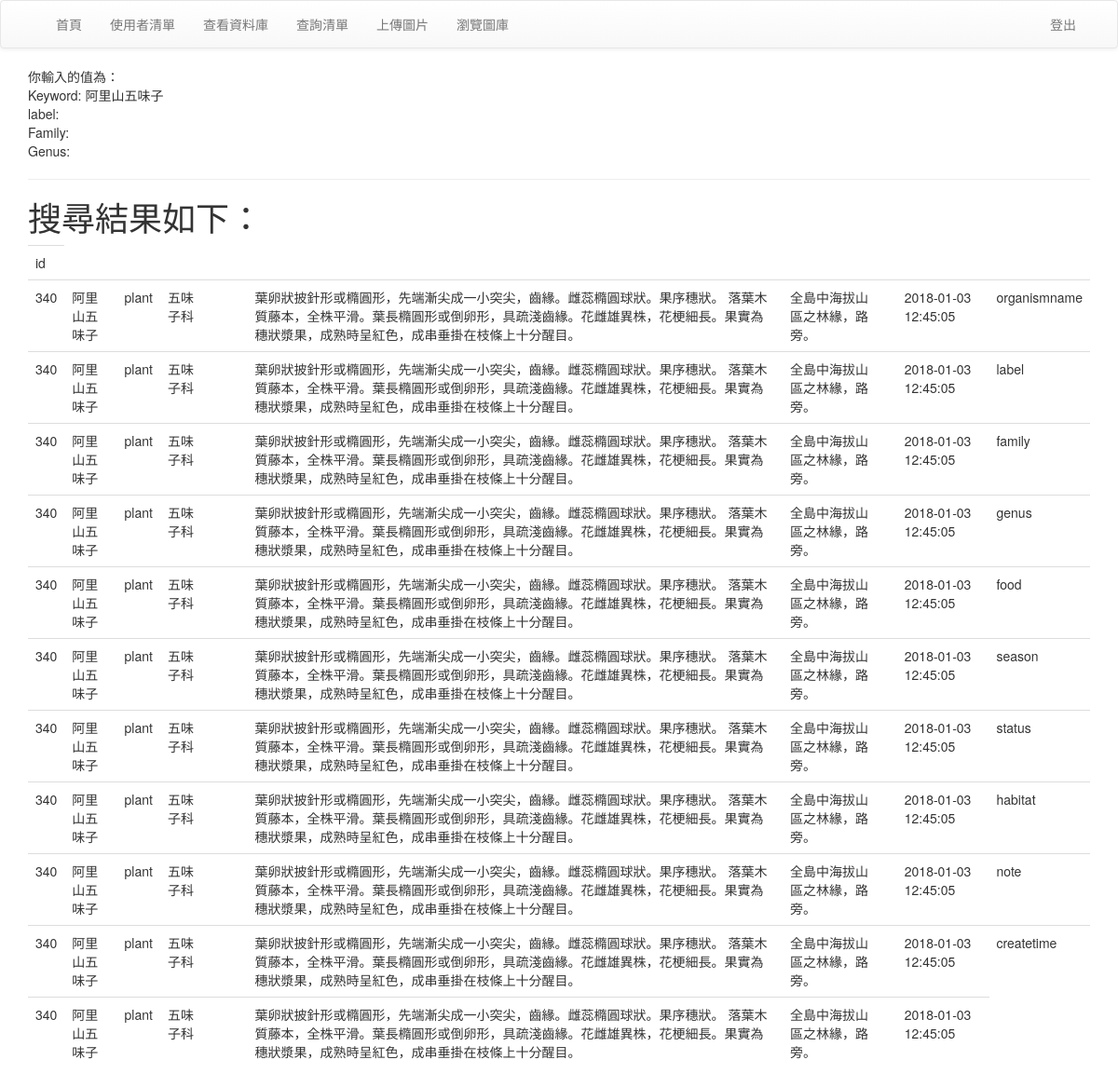
/Views/SearchResult.php?keyword=阿里山五味子 (signed in), run on the app's committed database.
### tables this page shows
CREATE TABLE `library` (
  `id` int(11) NOT NULL,
  `organismname` varchar(100) NOT NULL,
  `label` varchar(30) DEFAULT NULL,
  `family` varchar(30) DEFAULT NULL,
  `genus` varchar(30) DEFAULT NULL,
  `food` varchar(50) DEFAULT NULL,
  `season` varchar(20) DEFAULT NULL,
  `status` text,
  `habitat` text,
  `note` text,
  `createtime` datetime NOT NULL DEFAULT CURRENT_TIMESTAMP
);

### Modules/Function.php (called while the page is built, shortened)
<?php
    function searchEcology($Keyword = "%", $Label = "%", $Family = "%", $Genus = "%") {
        global $conn;
        if($Keyword != "%") {
            $Keyword = "%" . mysqli_real_escape_string($conn, $Keyword) . "%";
        }
        if($Label != "%") {
            $Label = "%" . mysqli_real_escape_string($conn, $Label) . "%";
        }
        if($Family != "%") {
            $Family = "%" . mysqli_real_escape_string($conn, $Family) . "%";
        }
        if($Genus != "%") {
            $Genus = "%" . mysqli_real_escape_string($conn, $Genus) . "%";
        }
        $sql = "SELECT * FROM `library` WHERE `label` LIKE '$Label' AND `family` LIKE '$Family' AND  (`genus` LIKE '$Genus' OR `genus` IS NULL) AND (`organismname` LIKE '$Keyword' OR `food` LIKE '$Keyword' OR `season` LIKE '$Keyword' OR `status` LIKE '$Keyword' OR `habitat` LIKE '$Keyword')";
        return mysqli_query($conn, $sql);
    }
?>

### Views/SearchResult.php (the view, shortened to what this page needs)
<?php
  include 'header.php';
  require("../Modules/Function.php");
?>
<div class = "container">
  <?php
  $keyword = $_REQUEST['keyword'];
  $label = $_REQUEST['label'];
  $family = $_REQUEST['family'];
  $genus = $_REQUEST['genus'];
  echo "你輸入的值為："."<br/>Keyword: ".$keyword."<br/>label: ".$label."<br/>Family:".$family."<br/>Genus:".$genus;
  echo "<br/><hr/><h1>搜尋結果如下：</h1>";
  echo '<table class="table"><tr>';
    $results=searchEcology($keyword,$label,$family,$genus);
    $count = 0;
    foreach ($results as $key => $section) {
      if($count == 0) {
        foreach ($section as $name => $val) {
          echo "<td>$name</td>";
          echo "</tr><tr>";
          foreach ($section as $name => $val) {
            echo "<td>$val</td>";
          }
          $count ++;
        }
      } else if ($count > 0) {
        echo "</tr><tr>";
        foreach ($section as $name => $val) {
          echo "<td>$val</td>";
        }
      }
      echo "</tr>";
  }
  echo '</table>'
  ?>
</div>
<?php
  include 'footer.php'
?>

### data on the page
library: name "id", id "340", organismname "阿里山五味子", label "plant", family "五味子科", status "葉卵狀披針形或橢圓形，先端漸尖成一小突尖，齒緣。雌蕊橢圓球狀。果序穗狀。 落葉木質藤本，全株平滑。葉長橢圓形或倒卵形，具疏淺齒緣。花雌雄異株，花梗細長。果實為穗狀漿果，成熟時呈紅色，成串垂掛在枝條上十分醒目。", habitat "全島中海拔山區之林緣，路旁。", createtime "2018-01-03 12:45:05", name "organismname", name "label", name "family", name "genus", name "food", name "season", name "status", name "habitat", name "note", name "createtime"

### other printed values
$keyword "阿里山五味子"
